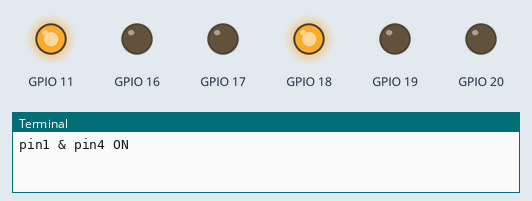
The program below on a simulated Raspberry Pi (BCM pin numbers). Shown: output pins drawn as LEDs (lit = HIGH), the last lines printed to the terminal. At 6.0 s the program stops and its outputs stay as they are.

Above: at 0.1 s.
At 2.1 s:
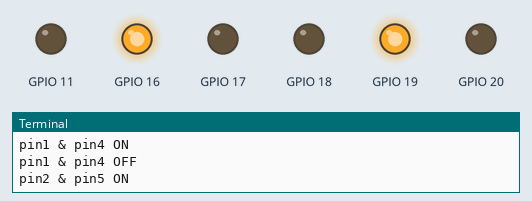
At 4.1 s:
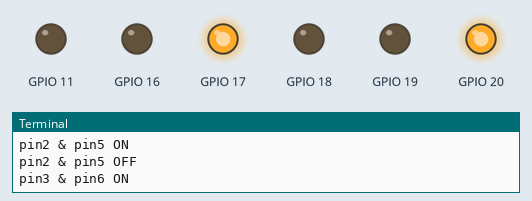
At 5.1 s:
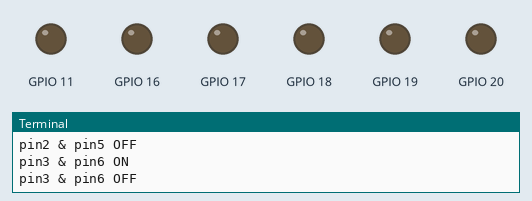
Timing chart, 0 to 6.6 s (numbered marks = the images above):
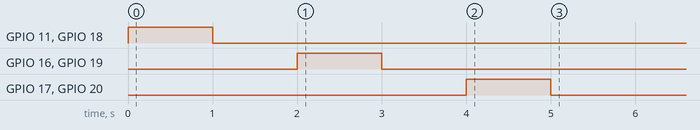

The program:

gpio_crow.py
```python
import RPi.GPIO as GPIO
import time

pin1 = 11
pin2 = 16
pin3 = 17
pin4 = 18
pin5 = 19
pin6 = 20


def led_on(pin):
    GPIO.setmode(GPIO.BCM)
    GPIO.setup(pin, GPIO.OUT)

    GPIO.output(pin, True)

def led_off(pin):
    GPIO.setmode(GPIO.BCM)
    GPIO.setup(pin, GPIO.OUT)

    GPIO.cleanup(pin)

led_on(pin1)
led_on(pin4)
print('pin1 & pin4 ON')
time.sleep(1)
led_off(pin1)
led_off(pin4)
print('pin1 & pin4 OFF')
time.sleep(1)

led_on(pin2)
led_on(pin5)
print('pin2 & pin5 ON')
time.sleep(1)
led_off(pin2)
led_off(pin5)
print('pin2 & pin5 OFF')
time.sleep(1)

led_on(pin3)
led_on(pin6)
print('pin3 & pin6 ON')
time.sleep(1)
led_off(pin3)
led_off(pin6)
print('pin3 & pin6 OFF')
time.sleep(1)
```

Measured:
- by itself, GPIO 11, GPIO 18: LOW → HIGH at 0.00 s, → LOW 1.0 s later
- by itself, GPIO 16, GPIO 19: LOW → HIGH at 2.0 s, → LOW 1.0 s later
- by itself, GPIO 17, GPIO 20: LOW → HIGH at 4.0 s, → LOW 1.0 s later
